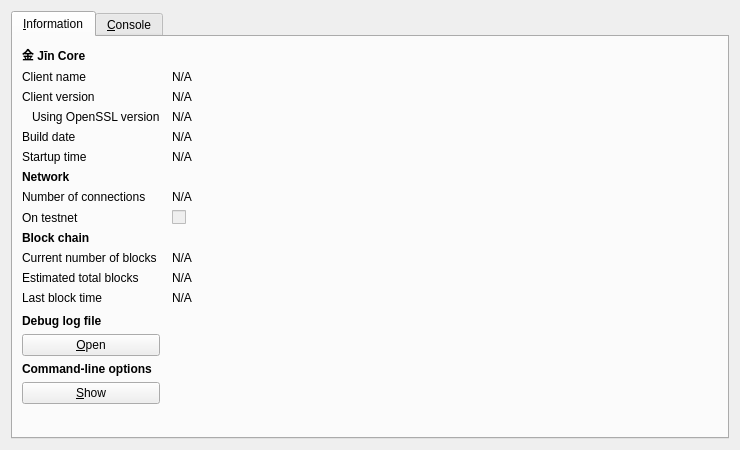
<?xml version="1.0" encoding="UTF-8"?>
<ui version="4.0">
 <class>RPCConsole</class>
 <widget class="QDialog" name="RPCConsole">
  <property name="geometry">
   <rect>
    <x>0</x>
    <y>0</y>
    <width>740</width>
    <height>450</height>
   </rect>
  </property>
  <property name="windowTitle">
   <string>金 Jīn - Debug window</string>
  </property>
  <layout class="QVBoxLayout" name="verticalLayout_2">
   <item>
    <widget class="QTabWidget" name="tabWidget">
     <property name="currentIndex">
      <number>0</number>
     </property>
     <widget class="QWidget" name="tab_info">
      <attribute name="title">
       <string>&amp;Information</string>
      </attribute>
      <layout class="QGridLayout" name="gridLayout" columnstretch="0,1">
       <property name="horizontalSpacing">
        <number>12</number>
       </property>
       <item row="0" column="0">
        <widget class="QLabel" name="label_9">
         <property name="font">
          <font>
           <weight>75</weight>
           <bold>true</bold>
          </font>
         </property>
         <property name="text">
          <string>金 Jīn Core</string>
         </property>
        </widget>
       </item>
       <item row="1" column="0">
        <widget class="QLabel" name="label_5">
         <property name="text">
          <string>Client name</string>
         </property>
        </widget>
       </item>
       <item row="1" column="1">
        <widget class="QLabel" name="clientName">
         <property name="cursor">
          <cursorShape>IBeamCursor</cursorShape>
         </property>
         <property name="text">
          <string>N/A</string>
         </property>
         <property name="textFormat">
          <enum>Qt::PlainText</enum>
         </property>
         <property name="textInteractionFlags">
          <set>Qt::LinksAccessibleByMouse|Qt::TextSelectableByKeyboard|Qt::TextSelectableByMouse</set>
         </property>
        </widget>
       </item>
       <item row="2" column="0">
        <widget class="QLabel" name="label_6">
         <property name="text">
          <string>Client version</string>
         </property>
        </widget>
       </item>
       <item row="2" column="1">
        <widget class="QLabel" name="clientVersion">
         <property name="cursor">
          <cursorShape>IBeamCursor</cursorShape>
         </property>
         <property name="text">
          <string>N/A</string>
         </property>
         <property name="textFormat">
          <enum>Qt::PlainText</enum>
         </property>
         <property name="textInteractionFlags">
          <set>Qt::LinksAccessibleByMouse|Qt::TextSelectableByKeyboard|Qt::TextSelectableByMouse</set>
         </property>
        </widget>
       </item>
       <item row="3" column="0">
        <widget class="QLabel" name="label_14">
         <property name="text">
          <string>Using OpenSSL version</string>
         </property>
         <property name="indent">
          <number>10</number>
         </property>
        </widget>
       </item>
       <item row="3" column="1">
        <widget class="QLabel" name="openSSLVersion">
         <property name="cursor">
          <cursorShape>IBeamCursor</cursorShape>
         </property>
         <property name="text">
          <string>N/A</string>
         </property>
         <property name="textFormat">
          <enum>Qt::PlainText</enum>
         </property>
         <property name="textInteractionFlags">
          <set>Qt::LinksAccessibleByMouse|Qt::TextSelectableByKeyboard|Qt::TextSelectableByMouse</set>
         </property>
        </widget>
       </item>
       <item row="4" column="0">
        <widget class="QLabel" name="label_12">
         <property name="text">
          <string>Build date</string>
         </property>
        </widget>
       </item>
       <item row="4" column="1">
        <widget class="QLabel" name="buildDate">
         <property name="cursor">
          <cursorShape>IBeamCursor</cursorShape>
         </property>
         <property name="text">
          <string>N/A</string>
         </property>
         <property name="textFormat">
          <enum>Qt::PlainText</enum>
         </property>
         <property name="textInteractionFlags">
          <set>Qt::LinksAccessibleByMouse|Qt::TextSelectableByKeyboard|Qt::TextSelectableByMouse</set>
         </property>
        </widget>
       </item>
       <item row="5" column="0">
        <widget class="QLabel" name="label_13">
         <property name="text">
          <string>Startup time</string>
         </property>
        </widget>
       </item>
       <item row="5" column="1">
        <widget class="QLabel" name="startupTime">
         <property name="cursor">
          <cursorShape>IBeamCursor</cursorShape>
         </property>
         <property name="text">
          <string>N/A</string>
         </property>
         <property name="textFormat">
          <enum>Qt::PlainText</enum>
         </property>
         <property name="textInteractionFlags">
          <set>Qt::LinksAccessibleByMouse|Qt::TextSelectableByKeyboard|Qt::TextSelectableByMouse</set>
         </property>
        </widget>
       </item>
       <item row="6" column="0">
        <widget class="QLabel" name="label_11">
         <property name="font">
          <font>
           <weight>75</weight>
           <bold>true</bold>
          </font>
         </property>
         <property name="text">
          <string>Network</string>
         </property>
        </widget>
       </item>
       <item row="7" column="0">
        <widget class="QLabel" name="label_7">
         <property name="text">
          <string>Number of connections</string>
         </property>
        </widget>
       </item>
       <item row="7" column="1">
        <widget class="QLabel" name="numberOfConnections">
         <property name="cursor">
          <cursorShape>IBeamCursor</cursorShape>
         </property>
         <property name="text">
          <string>N/A</string>
         </property>
         <property name="textFormat">
          <enum>Qt::PlainText</enum>
         </property>
         <property name="textInteractionFlags">
          <set>Qt::LinksAccessibleByMouse|Qt::TextSelectableByKeyboard|Qt::TextSelectableByMouse</set>
         </property>
        </widget>
       </item>
       <item row="8" column="0">
        <widget class="QLabel" name="label_8">
         <property name="text">
          <string>On testnet</string>
         </property>
        </widget>
       </item>
       <item row="8" column="1">
        <widget class="QCheckBox" name="isTestNet">
         <property name="enabled">
          <bool>false</bool>
         </property>
         <property name="text">
          <string/>
         </property>
        </widget>
       </item>
       <item row="9" column="0">
        <widget class="QLabel" name="label_10">
         <property name="font">
          <font>
           <weight>75</weight>
           <bold>true</bold>
          </font>
         </property>
         <property name="text">
          <string>Block chain</string>
         </property>
        </widget>
       </item>
       <item row="10" column="0">
        <widget class="QLabel" name="label_3">
         <property name="text">
          <string>Current number of blocks</string>
         </property>
        </widget>
       </item>
       <item row="10" column="1">
        <widget class="QLabel" name="numberOfBlocks">
         <property name="cursor">
          <cursorShape>IBeamCursor</cursorShape>
         </property>
         <property name="text">
          <string>N/A</string>
         </property>
         <property name="textFormat">
          <enum>Qt::PlainText</enum>
         </property>
         <property name="textInteractionFlags">
          <set>Qt::LinksAccessibleByMouse|Qt::TextSelectableByKeyboard|Qt::TextSelectableByMouse</set>
         </property>
        </widget>
       </item>
       <item row="11" column="0">
        <widget class="QLabel" name="label_4">
         <property name="text">
          <string>Estimated total blocks</string>
         </property>
        </widget>
       </item>
       <item row="11" column="1">
        <widget class="QLabel" name="totalBlocks">
         <property name="cursor">
          <cursorShape>IBeamCursor</cursorShape>
         </property>
         <property name="text">
          <string>N/A</string>
         </property>
         <property name="textFormat">
          <enum>Qt::PlainText</enum>
         </property>
         <property name="textInteractionFlags">
          <set>Qt::LinksAccessibleByMouse|Qt::TextSelectableByKeyboard|Qt::TextSelectableByMouse</set>
         </property>
        </widget>
       </item>
       <item row="12" column="0">
        <widget class="QLabel" name="label_2">
         <property name="text">
          <string>Last block time</string>
         </property>
        </widget>
       </item>
       <item row="12" column="1">
        <widget class="QLabel" name="lastBlockTime">
         <property name="cursor">
          <cursorShape>IBeamCursor</cursorShape>
         </property>
         <property name="text">
          <string>N/A</string>
         </property>
         <property name="textFormat">
          <enum>Qt::PlainText</enum>
         </property>
         <property name="textInteractionFlags">
          <set>Qt::LinksAccessibleByMouse|Qt::TextSelectableByKeyboard|Qt::TextSelectableByMouse</set>
         </property>
        </widget>
       </item>
       <item row="13" column="0">
        <spacer name="verticalSpacer_2">
         <property name="orientation">
          <enum>Qt::Vertical</enum>
         </property>
         <property name="sizeHint" stdset="0">
          <size>
           <width>20</width>
           <height>20</height>
          </size>
         </property>
        </spacer>
       </item>
       <item row="14" column="0">
        <widget class="QLabel" name="labelDebugLogfile">
         <property name="font">
          <font>
           <weight>75</weight>
           <bold>true</bold>
          </font>
         </property>
         <property name="text">
          <string>Debug log file</string>
         </property>
        </widget>
       </item>
       <item row="15" column="0">
        <widget class="QPushButton" name="openDebugLogfileButton">
         <property name="toolTip">
          <string>Open the 金 Jīn debug log file from the current data directory. This can take a few seconds for large log files.</string>
         </property>
         <property name="text">
          <string>&amp;Open</string>
         </property>
         <property name="autoDefault">
          <bool>false</bool>
         </property>
        </widget>
       </item>
       <item row="16" column="0">
        <widget class="QLabel" name="labelCLOptions">
         <property name="font">
          <font>
           <weight>75</weight>
           <bold>true</bold>
          </font>
         </property>
         <property name="text">
          <string>Command-line options</string>
         </property>
        </widget>
       </item>
       <item row="17" column="0">
        <widget class="QPushButton" name="showCLOptionsButton">
         <property name="toolTip">
          <string>Show the Jin-qt help message to get a list with possible 金 Jīn command-line options.</string>
         </property>
         <property name="text">
          <string>&amp;Show</string>
         </property>
         <property name="autoDefault">
          <bool>false</bool>
         </property>
        </widget>
       </item>
       <item row="18" column="0">
        <spacer name="verticalSpacer">
         <property name="orientation">
          <enum>Qt::Vertical</enum>
         </property>
         <property name="sizeHint" stdset="0">
          <size>
           <width>20</width>
           <height>40</height>
          </size>
         </property>
        </spacer>
       </item>
      </layout>
     </widget>
     <widget class="QWidget" name="tab_console">
      <attribute name="title">
       <string>&amp;Console</string>
      </attribute>
      <layout class="QVBoxLayout" name="verticalLayout_3">
       <property name="spacing">
        <number>3</number>
       </property>
       <item>
        <widget class="QTextEdit" name="messagesWidget">
         <property name="minimumSize">
          <size>
           <width>0</width>
           <height>100</height>
          </size>
         </property>
         <property name="readOnly">
          <bool>true</bool>
         </property>
         <property name="tabKeyNavigation" stdset="0">
          <bool>false</bool>
         </property>
         <property name="columnCount" stdset="0">
          <number>2</number>
         </property>
        </widget>
       </item>
       <item>
        <layout class="QHBoxLayout" name="horizontalLayout">
         <property name="spacing">
          <number>3</number>
         </property>
         <item>
          <widget class="QLabel" name="label">
           <property name="text">
            <string notr="true">&gt;</string>
           </property>
          </widget>
         </item>
         <item>
          <widget class="QLineEdit" name="lineEdit"/>
         </item>
         <item>
          <widget class="QPushButton" name="clearButton">
           <property name="maximumSize">
            <size>
             <width>24</width>
             <height>24</height>
            </size>
           </property>
           <property name="toolTip">
            <string>Clear console</string>
           </property>
           <property name="text">
            <string/>
           </property>
           <property name="icon">
            <iconset resource="../bitcoin.qrc">
             <normaloff>:/icons/remove</normaloff>:/icons/remove</iconset>
           </property>
           <property name="shortcut">
            <string notr="true">Ctrl+L</string>
           </property>
           <property name="autoDefault">
            <bool>false</bool>
           </property>
          </widget>
         </item>
        </layout>
       </item>
      </layout>
     </widget>
    </widget>
   </item>
  </layout>
 </widget>
 <resources>
  <include location="../bitcoin.qrc"/>
 </resources>
 <connections/>
</ui>
